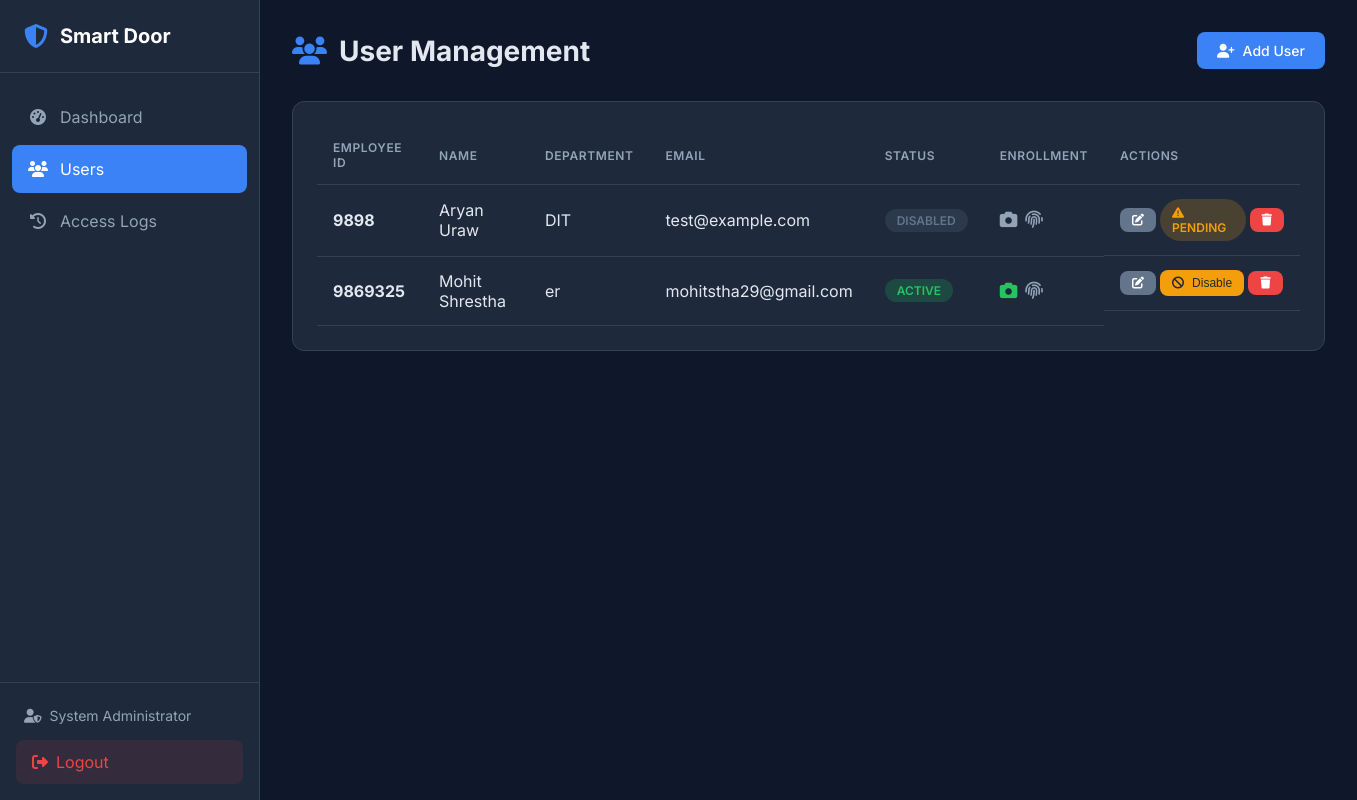
/users (signed in), run on the app's committed database.
### tables this page shows
CREATE TABLE admin (
    id INTEGER PRIMARY KEY AUTOINCREMENT,
    username VARCHAR(50) UNIQUE NOT NULL,
    password_hash VARCHAR(255) NOT NULL,
    email VARCHAR(100) UNIQUE NOT NULL,
    full_name VARCHAR(100) NOT NULL,
    is_active BOOLEAN DEFAULT 1,
    login_attempts INTEGER DEFAULT 0,
    locked_until DATETIME NULL,
    created_at DATETIME DEFAULT CURRENT_TIMESTAMP,
    updated_at DATETIME DEFAULT CURRENT_TIMESTAMP,
    last_login DATETIME NULL
);

CREATE TABLE users (
    id INTEGER PRIMARY KEY AUTOINCREMENT,
    employee_id VARCHAR(50) UNIQUE NOT NULL,
    first_name VARCHAR(50) NOT NULL,
    last_name VARCHAR(50) NOT NULL,
    email VARCHAR(100) UNIQUE,
    phone VARCHAR(20),
    department VARCHAR(100),
    designation VARCHAR(100),
    is_active BOOLEAN DEFAULT 1,
    face_enrolled BOOLEAN DEFAULT 0,
    fingerprint_enrolled BOOLEAN DEFAULT 0,
    created_at DATETIME DEFAULT CURRENT_TIMESTAMP,
    updated_at DATETIME DEFAULT CURRENT_TIMESTAMP,
    created_by INTEGER,
    FOREIGN KEY (created_by) REFERENCES admin(id)
);

### web/app.py (the view)
@app.route('/users')
@login_required
def users():
    all_users = user_repo.get_all()
    return render_template('users.html', users=all_users)

### database/db_manager.py (called while the page is built, shortened)
    def _get_connection(self) -> sqlite3.Connection:
        return self._local.connection

    def execute(self, query: str, params: tuple = ()) -> sqlite3.Cursor:
        conn = self._get_connection()
        cursor = conn.cursor()
        cursor.execute(query, params)
        return cursor

    def get_by_id(self, admin_id: int) -> Optional[Dict]:
        cursor = self.db.execute(
            "SELECT * FROM admin WHERE id = ?",
            (admin_id,)
        )
        row = cursor.fetchone()
        return dict(row) if row else None

    def get_all(self, active_only: bool = False) -> List[Dict]:
        query = "SELECT * FROM users"
        if active_only:
            query += " WHERE is_active = 1"
        query += " ORDER BY first_name, last_name"
        cursor = self.db.execute(query)
        return [dict(row) for row in cursor.fetchall()]

### web/app.py (called while the page is built)
def login_required(f):
    @wraps(f)
    def decorated_function(*args, **kwargs):
        if 'admin_id' not in session:
            flash('Please log in to access this page.', 'warning')
            return redirect(url_for('login'))
        admin = admin_repo.get_by_id(session['admin_id'])
        if not admin or not admin.get('is_active', False):
            session.clear()
            flash('Your session has expired.', 'warning')
            return redirect(url_for('login'))
        g.admin = admin
        return f(*args, **kwargs)
    return decorated_function

### web/templates/users.html (shortened to what this page needs)
 {% extends "base.html" %}
{% block content %}
<div class="page-header">
    <h1><i class="fas fa-users"></i> User Management</h1>
    <a href="{{ url_for('add_user') }}" class="btn btn-primary">
        <i class="fas fa-user-plus"></i> Add User
    </a>
</div>
<div class="card">
    <div class="card-body">
        {% if users %}
        <table class="table">
            <thead>
                <tr>
                    <th>Employee ID</th>
                    <th>Name</th>
                    <th>Department</th>
                    <th>Email</th>
                    <th>Status</th>
                    <th>Enrollment</th>
                    <th>Actions</th>
                </tr>
            </thead>
            <tbody>
                {% for user in users %}
                <tr>
                    <td><strong>{{ user.employee_id }}</strong></td>
                    <td>{{ user.first_name }} {{ user.last_name }}</td>
                    <td>{{ user.department or '-' }}</td>
                    <td>{{ user.email or '-' }}</td>
                    <td>
                        <span class="badge badge-{{ 'success' if user.is_active else 'secondary' }}">
                            {{ 'Active' if user.is_active else 'Disabled' }}
                        </span>
                    </td>
                    <td>
                        <span class="enrollment-status">
                            <i class="fas fa-camera {{ 'text-success' if user.face_enrolled else 'text-muted' }}"
                               title="Face {{ 'Enrolled' if user.face_enrolled else 'Not Enrolled' }}"></i>
                            <i class="fas fa-fingerprint {{ 'text-success' if user.fingerprint_enrolled else 'text-muted' }}"
                               title="Fingerprint {{ 'Enrolled' if user.fingerprint_enrolled else 'Not Enrolled' }}"></i>
                        </span>
                    </td>
                    <td class="actions">
                        <a href="{{ url_for('edit_user', user_id=user.id) }}" class="btn btn-sm btn-secondary" title="Edit">
                            <i class="fas fa-edit"></i>
                        </a>
                        {% if user.is_active %}
                            <form method="POST" action="{{ url_for('disable_user', user_id=user.id) }}" style="display: inline;">
                                <button type="submit" class="btn btn-sm btn-warning" title="Disable User">
                                    <i class="fas fa-ban"></i> Disable
                                </button>
                            </form>
                        {% else %}
                            {% if user.face_enrolled and user.fingerprint_enrolled %}
                                <form method="POST" action="{{ url_for('enable_user', user_id=user.id) }}" style="display: inline;">
                                    <button type="submit" class="btn btn-sm btn-success" title="Enable User">
                                        <i class="fas fa-key"></i> Enable
                                    </button>
                                </form>
                            {% else %}
                                <span class="badge badge-warning" title="Cannot enable - biometrics not enrolled">
                                    <i class="fas fa-exclamation-triangle"></i> Pending
                                </span>
                            {% endif %}
                        {% endif %}
                        <form method="POST" action="{{ url_for('delete_user', user_id=user.id) }}" style="display: inline;"
                              onsubmit="return confirm('Are you sure you want to delete this user? This cannot be undone.');">
                            <button type="submit" class="btn btn-sm btn-danger" title="Delete">
                                <i class="fas fa-trash"></i>
                            </button>
                        </form>
                    </td>
                </tr>
                {% endfor %}
            </tbody>
        </table>
        {% endif %}
    </div>
</div>
{% endblock %}

### web/templates/base.html (shortened to what this page needs)
<!DOCTYPE html>
<html lang="en">
<head>
    <link rel="stylesheet" href="{{ url_for('static', filename='css/style.css') }}">
    <link rel="stylesheet" href="https://cdnjs.cloudflare.com/ajax/libs/font-awesome/6.4.0/css/all.min.css">
</head>
<body>
    {% if session.get('admin_id') %}
    <nav class="sidebar">
        <div class="sidebar-header">
            <i class="fas fa-shield-alt"></i>
            <span>Smart Door</span>
        </div>
        <ul class="nav-menu">
            <li class="nav-item">
                <a href="{{ url_for('dashboard') }}" class="nav-link {% if request.endpoint == 'dashboard' %}active{% endif %}">
                    <i class="fas fa-tachometer-alt"></i>
                    <span>Dashboard</span>
                </a>
            </li>
            <li class="nav-item">
                <a href="{{ url_for('users') }}" class="nav-link {% if 'user' in request.endpoint %}active{% endif %}">
                    <i class="fas fa-users"></i>
                    <span>Users</span>
                </a>
            </li>
            <li class="nav-item">
                <a href="{{ url_for('logs') }}" class="nav-link {% if request.endpoint == 'logs' %}active{% endif %}">
                    <i class="fas fa-history"></i>
                    <span>Access Logs</span>
                </a>
            </li>
        </ul>
        <div class="sidebar-footer">
            <div class="admin-info">
                <i class="fas fa-user-shield"></i>
                <span>{{ session.get('admin_name', 'Admin') }}</span>
            </div>
            <a href="{{ url_for('logout') }}" class="logout-btn">
                <i class="fas fa-sign-out-alt"></i>
                <span>Logout</span>
            </a>
        </div>
    </nav>
    {% endif %}
    <main class="main-content {% if not session.get('admin_id') %}full-width{% endif %}">
        {% block content %}{% endblock %}
    </main>
</body>
</html>

### web/static/css/style.css (style rules this page uses)
:root { --primary: #3b82f6; --primary-dark: #2563eb; --secondary: #64748b; --success: #22c55e; --danger: #ef4444; --warning: #f59e0b; --info: #06b6d4; --dark: #1e293b; --darker: #0f172a; --light: #f1f5f9; --white: #ffffff; --border: #334155; --text: #e2e8f0; --text-muted: #94a3b8; --sidebar-width: 260px; }
* { margin: 0; padding: 0; box-sizing: border-box; }
body { font-family: 'Inter', -apple-system, BlinkMacSystemFont, sans-serif; background-color: var(--darker); color: var(--text); min-height: 100vh; display: flex; }
a { text-decoration: none; color: inherit; }
.sidebar { width: var(--sidebar-width); height: 100vh; background: var(--dark); position: fixed; left: 0; top: 0; display: flex; flex-direction: column; border-right: 1px solid var(--border); }
.sidebar-header { padding: 1.5rem; display: flex; align-items: center; gap: 0.75rem; border-bottom: 1px solid var(--border); }
.sidebar-header i { font-size: 1.5rem; color: var(--primary); }
.sidebar-header span { font-size: 1.25rem; font-weight: 700; color: var(--white); }
.nav-menu { list-style: none; padding: 1rem 0; flex: 1; }
.nav-item { margin: 0.25rem 0.75rem; }
.nav-link { display: flex; align-items: center; gap: 0.75rem; padding: 0.875rem 1rem; border-radius: 0.5rem; transition: all 0.2s; color: var(--text-muted); }
.nav-link.active { background: var(--primary); color: var(--white); }
.nav-link i { width: 1.25rem; text-align: center; }
.sidebar-footer { padding: 1rem; border-top: 1px solid var(--border); }
.admin-info { display: flex; align-items: center; gap: 0.5rem; padding: 0.5rem; font-size: 0.875rem; color: var(--text-muted); margin-bottom: 0.5rem; }
.logout-btn { display: flex; align-items: center; gap: 0.5rem; padding: 0.75rem 1rem; background: rgba(239, 68, 68, 0.1); color: var(--danger); border-radius: 0.5rem; transition: all 0.2s; }
.main-content { flex: 1; margin-left: var(--sidebar-width); padding: 2rem; min-height: 100vh; }
.page-header { display: flex; justify-content: space-between; align-items: center; margin-bottom: 2rem; }
.page-header h1 { font-size: 1.75rem; font-weight: 700; display: flex; align-items: center; gap: 0.75rem; }
.page-header h1 i { color: var(--primary); }
.card { background: var(--dark); border-radius: 0.75rem; border: 1px solid var(--border); margin-bottom: 1.5rem; }
.card-body { padding: 1.5rem; }
.table { width: 100%; border-collapse: collapse; }
.table th, .table td { padding: 0.875rem 1rem; text-align: left; border-bottom: 1px solid var(--border); }
.table th { font-weight: 600; color: var(--text-muted); font-size: 0.75rem; text-transform: uppercase; letter-spacing: 0.05em; }
.badge { display: inline-block; padding: 0.25rem 0.75rem; border-radius: 9999px; font-size: 0.75rem; font-weight: 600; text-transform: uppercase; }
.badge-success { background: rgba(34, 197, 94, 0.2); color: var(--success); }
.badge-warning { background: rgba(245, 158, 11, 0.2); color: var(--warning); }
.badge-secondary { background: rgba(100, 116, 139, 0.2); color: var(--secondary); }
.btn { display: inline-flex; align-items: center; gap: 0.5rem; padding: 0.625rem 1.25rem; border-radius: 0.5rem; font-weight: 500; font-size: 0.875rem; border: none; cursor: pointer; transition: all 0.2s; }
.btn-sm { padding: 0.375rem 0.75rem; font-size: 0.75rem; }
.btn-primary { background: var(--primary); color: var(--white); }
.btn-secondary { background: var(--secondary); color: var(--white); }
.btn-danger { background: var(--danger); color: var(--white); }
.btn-warning { background: var(--warning); color: var(--dark); }
.enrollment-status { display: flex; gap: 0.5rem; font-size: 1.1rem; }
.text-success { color: var(--success); }
.text-muted { color: var(--text-muted); }
.enrollment-status i { transition: all 0.2s; }
.actions { display: flex; gap: 0.25rem; align-items: center; }
.actions .btn { font-size: 0.75rem; padding: 0.375rem 0.75rem; }
.actions .badge { font-size: 0.75rem; padding: 0.375rem 0.75rem; }
.actions { display: flex; gap: 0.25rem; }

### data on the page
admin: get "System Administrator"
users: employee_id "9898", first_name "Aryan", last_name "Uraw", department "DIT", email "test@example.com", is_active "DISABLED", face_enrolled False (drawn), fingerprint_enrolled False (drawn)
users: employee_id "9869325", first_name "Mohit", last_name "Shrestha", department "er", email "mohitstha29@gmail.com", is_active "ACTIVE", face_enrolled True (drawn), fingerprint_enrolled False (drawn)
